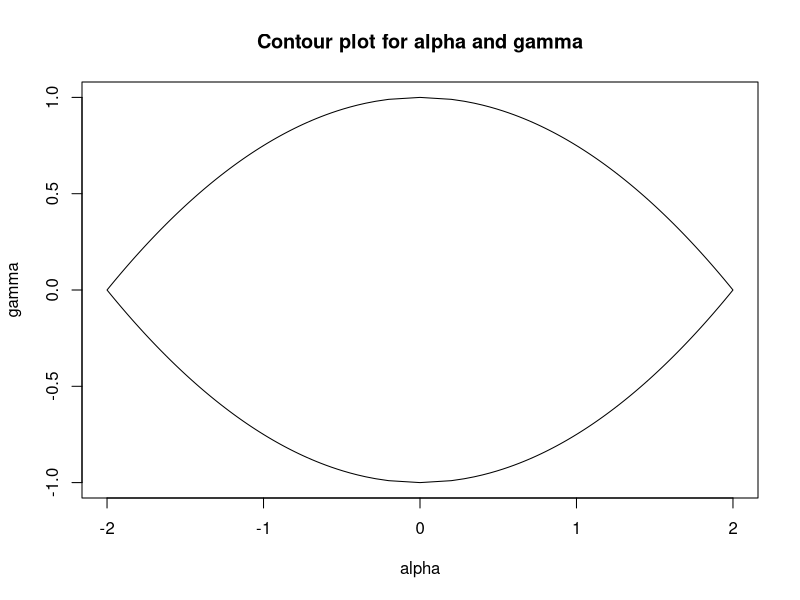

Recreate this plot in R.
gety<-function(x,z){
  y<-(z-x)^2-x^2
  y<-y^.5
  return(y)
}

x<-seq(0,1,0.01)
y<-gety(x,2)
x<-c(x,rev(x))
y<-c(y,rev(-y))
x<-c(x,-x)
y<-c(y,rev(y))
plot(y,x,type="line",ylab="gamma",xlab="alpha",main="Contour plot for alpha and gamma")
